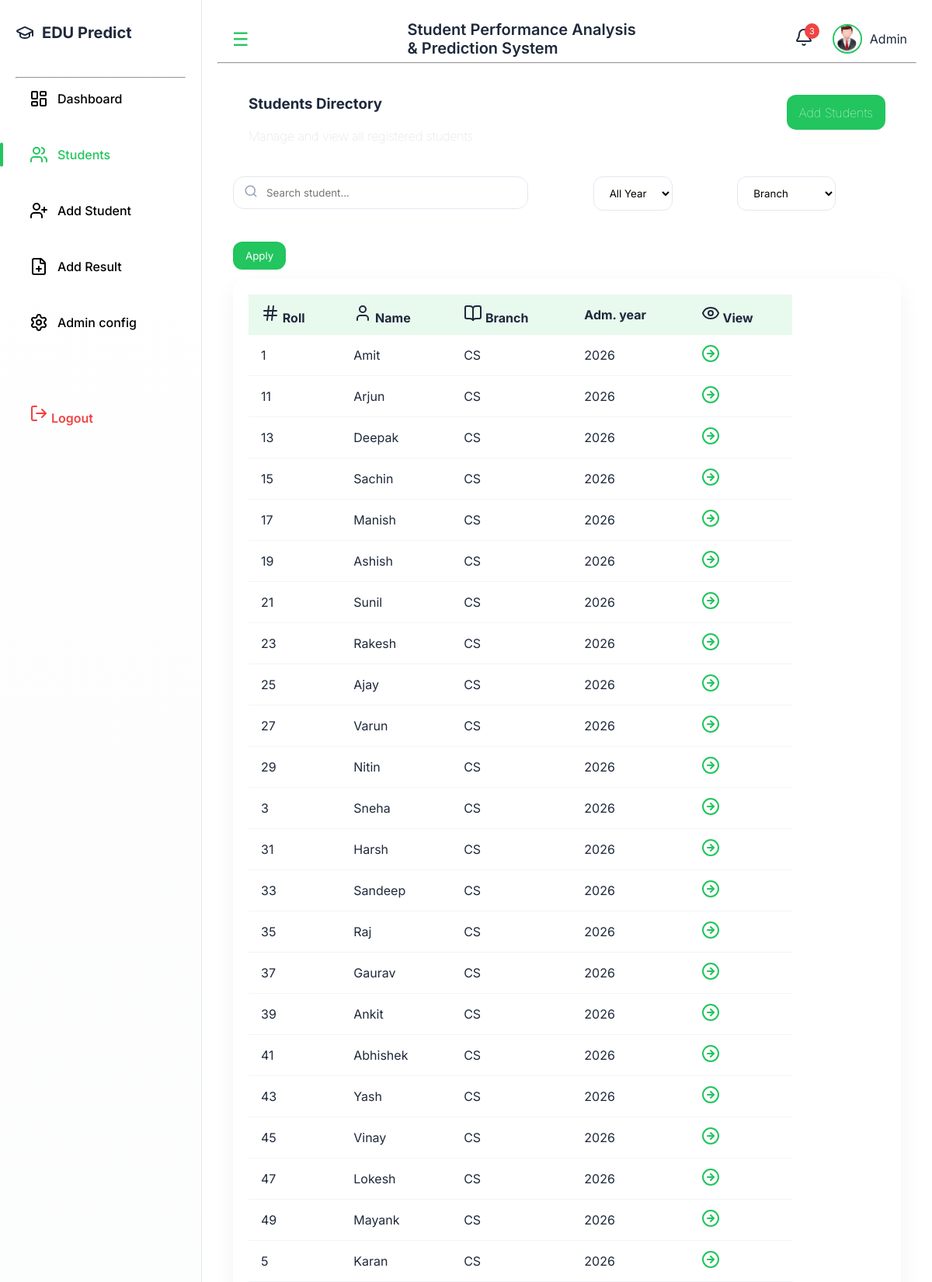
The app's page /students (signed in, upper part) with its own data.
### tables this page shows
CREATE TABLE std_list (
            roll TEXT,
            name TEXT,
            branch TEXT,
            admission_year INTEGER,
            user_id INTEGER,
            PRIMARY KEY (roll, branch,user_id,admission_year)
        );

### routes/students.py (the view)
@student_bp.route("/students")
@login_required
def students():
    user_id = session["user_id"]
    search = request.args.get("search")
    year = request.args.get("year")
    branch = request.args.get("branch")
    conn = get_db()
    query = "SELECT * FROM std_list WHERE user_id=?"
    params = [user_id]
    years = conn.execute("""
        SELECT DISTINCT admission_year
        FROM std_list
        WHERE user_id=?
        ORDER BY admission_year DESC
    """, (user_id,)).fetchall()
    if search:
        query += " AND (name LIKE ? OR roll LIKE ?)"
        params.append(f"%{search}%")
        params.append(f"%{search}%")
    if year:
        query += " AND admission_year=?"
        params.append(year)
    if branch:
        query += " AND branch=?"
        params.append(branch)
    query += " ORDER BY branch ASC, roll ASC"
    rows = conn.execute(query, params).fetchall()
    students = [dict(row) for row in rows]
    conn.close()
    username = get_username()
    return render_template(
        "student.html",
        students=students,
        years=years,
        username=username
    )

### services/auth_login.py (called while the page is built)
def login_required(func):
    @wraps(func)
    def wrapper(*args, **kwargs):
        if "user_id" not in session:
            return redirect(url_for("auth.login"))
        return func(*args, **kwargs)
    return wrapper

### services/utility.py (called while the page is built)
def get_db():
    db_path = os.path.join(BASE_DIR, "../students.db")
    conn = sqlite3.connect(db_path)
    conn.row_factory = sqlite3.Row
    return conn

def get_username():
	user=session.get("username","Guest")
	return user

### templates/student.html (shortened to what this page needs)
{% extends "base.html" %}
{% block content %}
<div class="info-cards">
 <div>
<h3 >Students Directory</h3><br>
<p>Manage and view all registered students</p>
  </div>
<a href="{{ url_for('students.add_student')  }}" class="btn">Add Students</a>
</div>
<form method="GET" action="{{ url_for('students.students') }}" class="top-controls">
  <div class="info-colm1">
    <div class="search-wrapper">
        <div class="search-input">
            <input type="text" name="search"
                   placeholder="Search student..."
                   value="{{ request.args.get('search','') }}">
            <i data-lucide="search" class="search-icon"></i>
        </div>
    </div>
    <div class="filter-wrapper">
        <select name="year">
            <option value="">All Year</option>
        </select>
    </div>
    <div class="filter-wrapper">
        <select name="branch">
            <option value="">Branch</option>
        </select>
    </div>
  </div>
  <div class="info-btn">
    <button type="submit" class="btn">Apply</button>
  </div>
</form>
<div class="table-container">
<table>
    <thead>
        <tr>
            <th><i data-lucide="hash"></i> Roll</th>
            <th><i data-lucide="user"></i> Name</th>
            <th><i data-lucide="book-open"></i> Branch</th>
            <th>Adm. year</th>
            <th class="text-center"><i data-lucide="eye"></i> View</th>
        </tr>
    </thead>
 {% if students %}
    <tbody>
        {% for student in students %}
        <tr>
            <td>{{ student.roll }}</td>
            <td>{{ student.name }}</td>
            <td>{{ student.branch }}</td>
            <td>{{ student.admission_year  }}</td>
            <td class="text-center">
                <a class="view-btn"
                   href="{{ url_for('adv.student_detail', roll=student.roll) }}">
                    <i data-lucide="arrow-right-circle"></i>
                </a>
            </td>
        </tr>
       {% endfor %}
    {% endif %}
    </tbody>
</table>
</div>
{% endblock %}

### static/styles.css (style rules this page uses)
* { margin: 0; padding: 0; box-sizing: border-box; font-family: 'Inter', sans-serif; }
:root { --space-sm: 10px; --space-md: 20px; --space-lg: 30px; --radius: 16px; --transition: all 0.25s ease; --color-primary-light: rgba(34, 197, 94, 0.1); --color-primary: #22c55e; --color-primary-dark: #16a34a; --color-danger: #ef4444; --color-danger-light: rgba(239, 68, 68, 0.1); --color-text-muted: #64748b; --color-bg-light: #f9fafb; --color-bg-gradient-start: #f0fdf4; --color-bg-gradient-end: #f8fafc; --color-border: #e5e7eb; --color-shadow: rgba(0, 0, 0, 0.05); }
body { color: #1e293b; min-height: 100vh; }
.info-cards { background: #ffffff; padding: var(--space-md); display: flex; gap:12px; font-weight: 100; justify-content: space-between; margin-bottom: 22px; }
.info-cards p { color: lightgray; }
.btn { max-height: 45px; color: #ffffff; border: none; text-decoration: none; background: var(--color-primary); color: white; gap: 8px; padding: 10px 16px; border-radius: 12px; display: inline-flex; align-items: center; justify-content: center; transition: var(--transition); }
.table-container { background: white; padding: var(--space-md); border-radius: var(--radius); box-shadow: 0 10px 30px var(--color-shadow); overflow-x: auto; scrollbar-width: thin; margin-bottom: 12px; }
table { min-width: 700px; border-collapse: collapse; }
thead { background: var(--color-primary-light); }
th, td { padding: 12px 16px; text-align: left; white-space: nowrap; }
tbody tr { border-bottom: 1px solid #f1f5f9; transition: background-color 0.3s ease; }
td a { text-decoration: none; color: var(--color-primary); }
input, select { background: white; width: 100%; padding: 12px 15px; border-radius: 10px; border: 1px solid #e2e8f0; margin-bottom: var(--space-md); transition: border-color 0.3s ease, box-shadow 0.3s ease; }
.top-controls { display: flex; flex-direction: column; justify-content: space-between; align-items: left; gap: var(--space-md); flex-wrap: wrap; margin-bottom: 12px; }
.info-colm1 { display: flex; flex-direction: row; justify-content: space-between; }
.search-wrapper { flex: 1; max-width: 380px; }
.search-input { position: relative; width: 100%; }
.search-input input { width: 100%; padding: 12px 42px; border-radius: 14px; border: 1px solid #e2e8f0; background: rgba(255, 255, 255, 0.8); backdrop-filter: blur(10px); transition: var(--transition); }
.search-icon { position: absolute; left: 14px; top: 30%; transform: translateY(-50%); width: 18px; height: 18px; color: #94a3b8; }
.filter-wrapper select { padding: 12px 16px; border-radius: 12px; border: 1px solid #e2e8f0; background: rgba(255, 255, 255, 0.8); backdrop-filter: blur(10px); cursor: pointer; transition: border-color 0.3s ease, box-shadow 0.3s ease; }
html { scroll-behavior: smooth; }

### records on screen
std_list: roll "1", name "Amit", branch "CS", admission_year "2026"
std_list: roll "11", name "Arjun", branch "CS", admission_year "2026"
std_list: roll "13", name "Deepak", branch "CS", admission_year "2026"
std_list: roll "15", name "Sachin", branch "CS", admission_year "2026"
std_list: roll "17", name "Manish", branch "CS", admission_year "2026"
std_list: roll "19", name "Ashish", branch "CS", admission_year "2026"
std_list: roll "21", name "Sunil", branch "CS", admission_year "2026"
std_list: roll "23", name "Rakesh", branch "CS", admission_year "2026"
std_list: roll "25", name "Ajay", branch "CS", admission_year "2026"
std_list: roll "27", name "Varun", branch "CS", admission_year "2026"
std_list: roll "29", name "Nitin", branch "CS", admission_year "2026"
std_list: roll "3", name "Sneha", branch "CS", admission_year "2026"
std_list: roll "31", name "Harsh", branch "CS", admission_year "2026"
std_list: roll "33", name "Sandeep", branch "CS", admission_year "2026"
std_list: roll "35", name "Raj", branch "CS", admission_year "2026"
std_list: roll "37", name "Gaurav", branch "CS", admission_year "2026"
std_list: roll "39", name "Ankit", branch "CS", admission_year "2026"
std_list: roll "41", name "Abhishek", branch "CS", admission_year "2026"
std_list: roll "43", name "Yash", branch "CS", admission_year "2026"
std_list: roll "45", name "Vinay", branch "CS", admission_year "2026"
std_list: roll "47", name "Lokesh", branch "CS", admission_year "2026"
std_list: roll "49", name "Mayank", branch "CS", admission_year "2026"
std_list: roll "5", name "Karan", branch "CS", admission_year "2026"

### other values on screen
{{ username }} "Admin"
